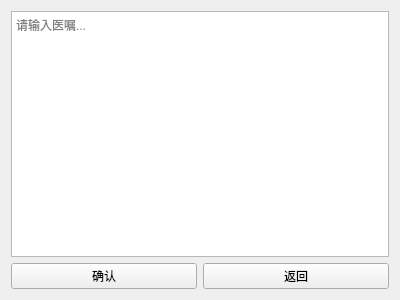
<?xml version="1.0" encoding="UTF-8"?>
<ui version="4.0">
 <class>advice</class>
 <widget class="QWidget" name="advice">
  <property name="geometry">
   <rect>
    <x>0</x>
    <y>0</y>
    <width>400</width>
    <height>300</height>
   </rect>
  </property>
  <property name="windowTitle">
   <string>医嘱</string>
  </property>
  <layout class="QVBoxLayout" name="verticalLayout">
   <item>
    <widget class="QTextEdit" name="textEditResult">
     <property name="placeholderText">
      <string>请输入医嘱...</string>
     </property>
    </widget>
   </item>
   <item>
    <layout class="QHBoxLayout" name="buttonLayout">
     <item>
      <widget class="QPushButton" name="buttonConfirm">
       <property name="text">
        <string>确认</string>
       </property>
      </widget>
     </item>
     <item>
      <widget class="QPushButton" name="buttonCancel">
       <property name="text">
        <string>返回</string>
       </property>
      </widget>
     </item>
    </layout>
   </item>
  </layout>
 </widget>
 <resources/>
 <connections/>
</ui>
